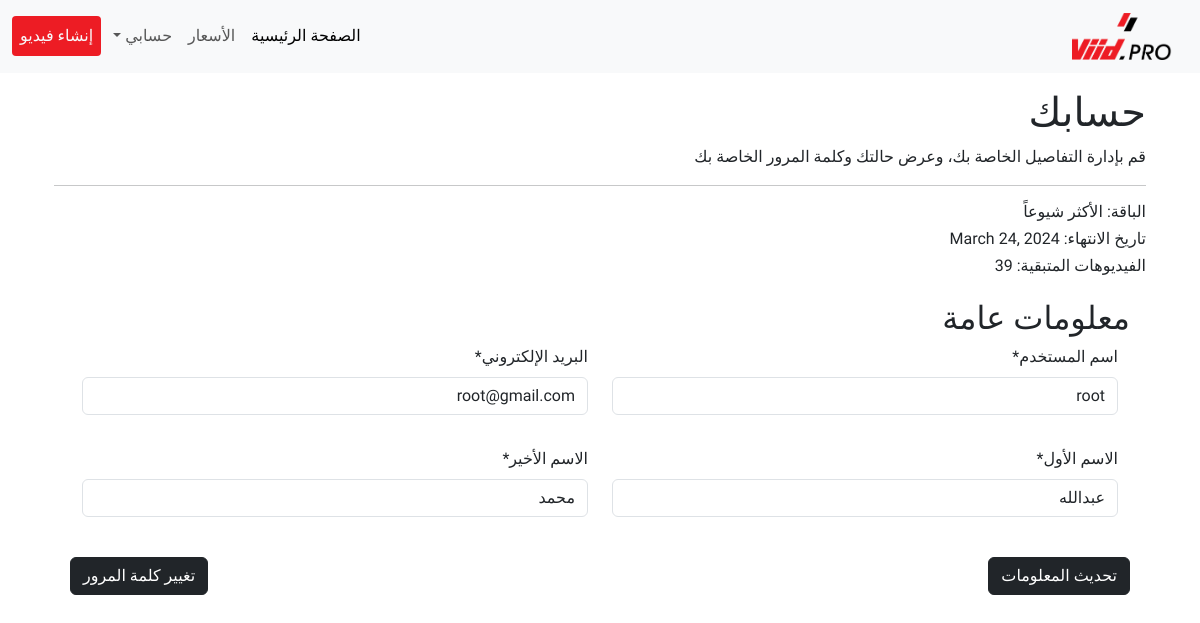
The page /accounts/profile/ (signed in) on the database as committed earlier.
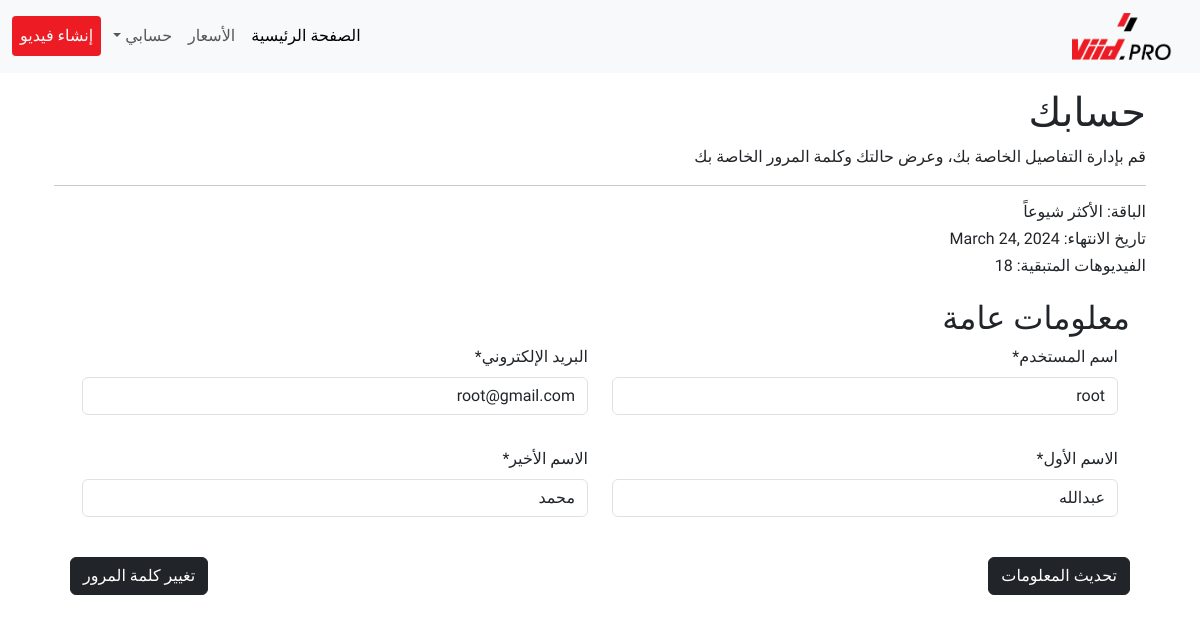
The same page on the database as committed later.
### pay/models.py (models this page shows, shortened)
class Subscription(models.Model):
    user = models.OneToOneField(User, on_delete=models.CASCADE)
    plan = models.ForeignKey(Plan, on_delete=models.CASCADE)
    start_date = models.DateField(auto_now_add=True)
    end_date_time = models.DateField(blank=True, null=True)
    videos_per_months = models.IntegerField(default=0)

class Plan(models.Model):
    name=models.CharField(max_length=100, verbose_name='اسم الباقة')
    price=models.IntegerField(verbose_name="سعر الباقة")
    validaity=models.CharField(max_length=100, verbose_name="دورة الباقة (30 يوم)")
    unlimited=models.BooleanField(default=False, verbose_name='غير محدودة')
    videos_per_months = models.IntegerField(default=0)
    def __str__(self):
        return self.name

### users/views.py (the view)
# urls.py: path('profile/', profile, name='profile'),
@login_required
def profile(request):
    user = request.user
    try:
        subscription = Subscription.objects.get(user=user)
    except:
        return redirect('/pay/plans/')
    profile = Profile.objects.get(user=user)
    user_update = UserUpdateForm(instance=user)
    profile_update = UpdateProfileForm(instance=profile)
    if request.POST: # Save
        user_update = UserUpdateForm(request.POST, instance=request.user)
        profile_update = UpdateProfileForm(request.POST, request.FILES, instance=profile)
        if user_update.is_valid() and profile_update.is_valid():
            user_update.save()
            profile_update.save(commit=False)
            profile_update.user = request.user
            profile_update.save()
            print('Saved !!!')
            print('save successfully !') # test code
    else: # Show
        user_update = UserUpdateForm(instance=user)
        profile_update = UpdateProfileForm(instance=profile)
    context = {
        'user_update': user_update,
        'profile_update': profile_update,
        'subscription': subscription,
    }
    return render(request, 'users/profile.html', context)

### users/forms.py
class UserUpdateForm(forms.ModelForm):
    username = forms.CharField(label='اسم المستخدم', widget=forms.TextInput(attrs={"class": "form-control"}))
    email = forms.EmailField(label="البريد الإلكتروني", widget=forms.TextInput(attrs={'class': 'form-control'}))
    first_name = forms.CharField(label='الاسم الأول', widget=forms.TextInput(attrs={'class': 'form-control'}))
    last_name = forms.CharField(label="الاسم الأخير", widget=forms.TextInput(attrs={"class": "form-control"}))
    class Meta:
        model = User
        fields = ["username", 'first_name', 'last_name', 'email']

class UpdateProfileForm(forms.ModelForm):
    class Meta:
        model = Profile
        fields = ['image']

### users/templates/users/profile.html (shortened to what this page needs)
{% extends 'base.html' %}
{% load static %}
{% load crispy_forms_tags %}
{% block content %}
<div class="container">
  <h1>حسابك</h1>
  <p>قم بإدارة التفاصيل الخاصة بك، وعرض حالتك وكلمة المرور الخاصة بك</p>
  <hr>
  <div>
    <h6>الباقة: {{subscription.plan}}</h6>
    <h6>تاريخ الانتهاء: {{subscription.end_date_time}}</h6>
    <h6>الفيديوهات المتبقية: {{subscription.videos_per_months}}</h6>
  </div>
  <div class="public-information">
    <h2>معلومات عامة</h2>
  <form method="POST" enctype="multipart/form-data">
    <div class="container">
      <div class="row">
        <div class="col-sm-6">
          {{user_update.username|as_crispy_field}}
        </div>
        <div class="col-sm-6">
          {{user_update.email|as_crispy_field}}
        </div>
      </div>
      <div class="row mt-3">
        <div class="col-sm-6">
          {{user_update.first_name|as_crispy_field}}
        </div>
        <div class="col-sm-6">
          {{user_update.last_name|as_crispy_field}}
        </div>
      </div>
    </div>
        <br>
        <div class="grid">
          <div class="item" style="display: flex; justify-content: space-between; width: 100%;">
            <button type="submit" class="btn btn-dark">تحديث المعلومات</button>
            <a href="{% url 'account_reset_password' %}" class="btn btn-dark">تغيير كلمة المرور</a>
          </div>
        </div>
      </form>
      <br>
  </div>
</div>
{% endblock %}

Rows that differ between the two databases and show on the page:
changed Subscription "الأكثر شيوعاً": videos_per_months "39" → "18"
